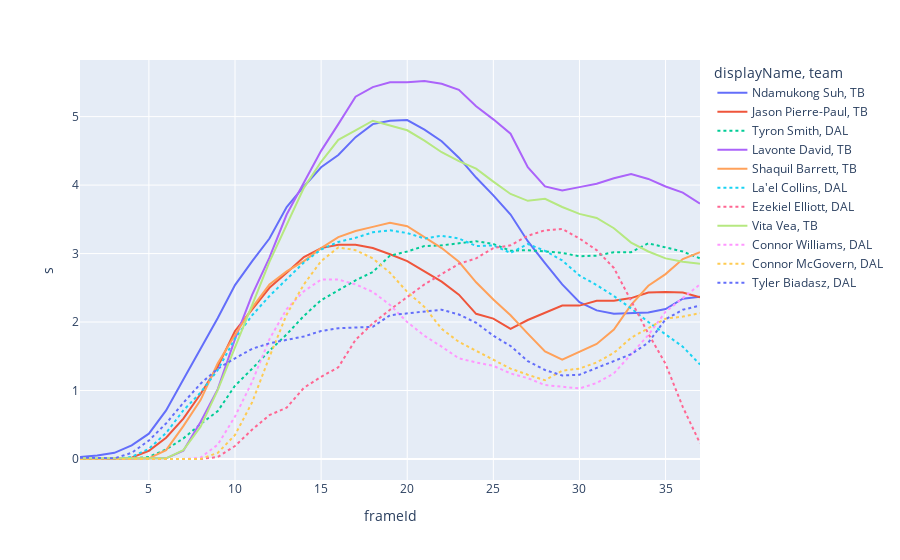

Write notebook code for a chart like this one.
### Code cell
fig_speed_line.show()

### Figure 1 — Plotly figure (JSON) as saved in the notebook; plotly's stock layout.template omitted (floating-point values rounded to 4 significant figures)
{"data": [{"hovertemplate": "displayName=Ndamukong Suh<br>team=TB<br>frameId=%{x}<br>s=%{y}<extra></extra>", "legendgroup": "Ndamukong Suh, TB", "line": {"color": "#636efa", "dash": "solid"}, "marker": {"symbol": "circle"}, "mode": "lines", "name": "Ndamukong Suh, TB", "orientation": "v", "showlegend": true, "type": "scatter", "x": [1, 2, 3, 4, 5, 6, 7, 8, 9, 10, 11, 12, 13, 14, 15, 16, 17, 18, 19, 20, 21, 22, 23, 24, 25, 26, 27, 28, 29, 30, 31, 32, 33, 34, 35, 36, 37], "xaxis": "x", "y": [0.03, 0.05, 0.09, 0.2, 0.37, 0.71, 1.16, 1.6, 2.06, 2.54, 2.89, 3.22, 3.68, 3.98, 4.26, 4.44, 4.7, 4.89, 4.94, 4.95, 4.81, 4.64, 4.4, 4.11, 3.85, 3.57, 3.18, 2.86, 2.55, 2.29, 2.17, 2.12, 2.13, 2.14, 2.19, 2.34, 2.37], "yaxis": "y"}, {"hovertemplate": "displayName=Jason Pierre-Paul<br>team=TB<br>frameId=%{x}<br>s=%{y}<extra></extra>", "legendgroup": "Jason Pierre-Paul, TB", "line": {"color": "#EF553B", "dash": "solid"}, "marker": {"symbol": "circle"}, "mode": "lines", "name": "Jason Pierre-Paul, TB", "orientation": "v", "showlegend": true, "type": "scatter", "x": [1, 2, 3, 4, 5, 6, 7, 8, 9, 10, 11, 12, 13, 14, 15, 16, 17, 18, 19, 20, 21, 22, 23, 24, 25, 26, 27, 28, 29, 30, 31, 32, 33, 34, 35, 36, 37], "xaxis": "x", "y": [0, 0, 0, 0.02, 0.12, 0.31, 0.59, 0.95, 1.35, 1.87, 2.18, 2.5, 2.72, 2.95, 3.08, 3.13, 3.13, 3.08, 2.99, 2.89, 2.74, 2.59, 2.4, 2.12, 2.05, 1.9, 2.03, 2.13, 2.24, 2.24, 2.31, 2.31, 2.35, 2.43, 2.44, 2.43, 2.36], "yaxis": "y"}, {"hovertemplate": "displayName=Tyron Smith<br>team=DAL<br>frameId=%{x}<br>s=%{y}<extra></extra>", "legendgroup": "Tyron Smith, DAL", "line": {"color": "#00cc96", "dash": "dot"}, "marker": {"symbol": "circle"}, "mode": "lines", "name": "Tyron Smith, DAL", "orientation": "v", "showlegend": true, "type": "scatter", "x": [1, 2, 3, 4, 5, 6, 7, 8, 9, 10, 11, 12, 13, 14, 15, 16, 17, 18, 19, 20, 21, 22, 23, 24, 25, 26, 27, 28, 29, 30, 31, 32, 33, 34, 35, 36, 37], "xaxis": "x", "y": [0.01, 0.01, 0.01, 0.01, 0.03, 0.14, 0.3, 0.51, 0.7, 1.07, 1.32, 1.58, 1.82, 2.09, 2.32, 2.47, 2.61, 2.73, 2.97, 3.03, 3.11, 3.12, 3.15, 3.18, 3.14, 3.04, 3.05, 3.03, 3.01, 2.96, 2.97, 3.02, 3.02, 3.15, 3.09, 3.03, 2.93], "yaxis": "y"}, {"hovertemplate": "displayName=Lavonte David<br>team=TB<br>frameId=%{x}<br>s=%{y}<extra></extra>", "legendgroup": "Lavonte David, TB", "line": {"color": "#ab63fa", "dash": "solid"}, "marker": {"symbol": "circle"}, "mode": "lines", "name": "Lavonte David, TB", "orientation": "v", "showlegend": true, "type": "scatter", "x": [1, 2, 3, 4, 5, 6, 7, 8, 9, 10, 11, 12, 13, 14, 15, 16, 17, 18, 19, 20, 21, 22, 23, 24, 25, 26, 27, 28, 29, 30, 31, 32, 33, 34, 35, 36, 37], "xaxis": "x", "y": [0, 0, 0, 0, 0, 0.01, 0.12, 0.54, 1.02, 1.75, 2.4, 2.94, 3.57, 4.03, 4.5, 4.89, 5.29, 5.43, 5.5, 5.5, 5.52, 5.48, 5.39, 5.15, 4.96, 4.75, 4.26, 3.98, 3.92, 3.97, 4.02, 4.1, 4.16, 4.09, 3.98, 3.89, 3.73], "yaxis": "y"}, {"hovertemplate": "displayName=Shaquil Barrett<br>team=TB<br>frameId=%{x}<br>s=%{y}<extra></extra>", "legendgroup": "Shaquil Barrett, TB", "line": {"color": "#FFA15A", "dash": "solid"}, "marker": {"symbol": "circle"}, "mode": "lines", "name": "Shaquil Barrett, TB", "orientation": "v", "showlegend": true, "type": "scatter", "x": [1, 2, 3, 4, 5, 6, 7, 8, 9, 10, 11, 12, 13, 14, 15, 16, 17, 18, 19, 20, 21, 22, 23, 24, 25, 26, 27, 28, 29, 30, 31, 32, 33, 34, 35, 36, 37], "xaxis": "x", "y": [0, 0, 0, 0, 0.01, 0.13, 0.48, 0.86, 1.4, 1.81, 2.21, 2.55, 2.74, 2.89, 3.08, 3.24, 3.33, 3.39, 3.45, 3.4, 3.24, 3.08, 2.88, 2.58, 2.33, 2.1, 1.83, 1.57, 1.45, 1.57, 1.68, 1.89, 2.25, 2.53, 2.7, 2.92, 3.02], "yaxis": "y"}, {"hovertemplate": "displayName=La'el Collins<br>team=DAL<br>frameId=%{x}<br>s=%{y}<extra></extra>", "legendgroup": "La'el Collins, DAL", "line": {"color": "#19d3f3", "dash": "dot"}, "marker": {"symbol": "circle"}, "mode": "lines", "name": "La'el Collins, DAL", "orientation": "v", "showlegend": true, "type": "scatter", "x": [1, 2, 3, 4, 5, 6, 7, 8, 9, 10, 11, 12, 13, 14, 15, 16, 17, 18, 19, 20, 21, 22, 23, 24, 25, 26, 27, 28, 29, 30, 31, 32, 33, 34, 35, 36, 37], "xaxis": "x", "y": [0, 0, 0, 0.03, 0.15, 0.38, 0.71, 0.97, 1.3, 1.76, 2.1, 2.38, 2.63, 2.87, 3.06, 3.17, 3.23, 3.31, 3.34, 3.3, 3.22, 3.26, 3.22, 3.11, 3.12, 3.01, 3.14, 3.04, 2.9, 2.68, 2.54, 2.38, 2.2, 2, 1.82, 1.64, 1.38], "yaxis": "y"}, {"hovertemplate": "displayName=Ezekiel Elliott<br>team=DAL<br>frameId=%{x}<br>s=%{y}<extra></extra>", "legendgroup": "Ezekiel Elliott, DAL", "line": {"color": "#FF6692", "dash": "dot"}, "marker": {"symbol": "circle"}, "mode": "lines", "name": "Ezekiel Elliott, DAL", "orientation": "v", "showlegend": true, "type": "scatter", "x": [1, 2, 3, 4, 5, 6, 7, 8, 9, 10, 11, 12, 13, 14, 15, 16, 17, 18, 19, 20, 21, 22, 23, 24, 25, 26, 27, 28, 29, 30, 31, 32, 33, 34, 35, 36, 37], "xaxis": "x", "y": [0, 0, 0, 0, 0, 0, 0, 0, 0.03, 0.19, 0.43, 0.64, 0.75, 1.04, 1.2, 1.34, 1.74, 1.98, 2.18, 2.36, 2.55, 2.7, 2.85, 2.93, 3.08, 3.12, 3.26, 3.34, 3.36, 3.22, 3.05, 2.79, 2.31, 1.83, 1.39, 0.76, 0.23], "yaxis": "y"}, {"hovertemplate": "displayName=Vita Vea<br>team=TB<br>frameId=%{x}<br>s=%{y}<extra></extra>", "legendgroup": "Vita Vea, TB", "line": {"color": "#B6E880", "dash": "solid"}, "marker": {"symbol": "circle"}, "mode": "lines", "name": "Vita Vea, TB", "orientation": "v", "showlegend": true, "type": "scatter", "x": [1, 2, 3, 4, 5, 6, 7, 8, 9, 10, 11, 12, 13, 14, 15, 16, 17, 18, 19, 20, 21, 22, 23, 24, 25, 26, 27, 28, 29, 30, 31, 32, 33, 34, 35, 36, 37], "xaxis": "x", "y": [0.01, 0.01, 0.01, 0.01, 0, 0.01, 0.13, 0.47, 1.01, 1.62, 2.25, 2.88, 3.42, 3.96, 4.34, 4.66, 4.8, 4.94, 4.87, 4.8, 4.65, 4.48, 4.35, 4.24, 4.05, 3.87, 3.77, 3.8, 3.68, 3.58, 3.52, 3.37, 3.16, 3.03, 2.93, 2.88, 2.85], "yaxis": "y"}, {"hovertemplate": "displayName=Connor Williams<br>team=DAL<br>frameId=%{x}<br>s=%{y}<extra></extra>", "legendgroup": "Connor Williams, DAL", "line": {"color": "#FF97FF", "dash": "dot"}, "marker": {"symbol": "circle"}, "mode": "lines", "name": "Connor Williams, DAL", "orientation": "v", "showlegend": true, "type": "scatter", "x": [1, 2, 3, 4, 5, 6, 7, 8, 9, 10, 11, 12, 13, 14, 15, 16, 17, 18, 19, 20, 21, 22, 23, 24, 25, 26, 27, 28, 29, 30, 31, 32, 33, 34, 35, 36, 37], "xaxis": "x", "y": [0, 0, 0, 0, 0, 0, 0, 0.02, 0.21, 0.62, 1.13, 1.75, 2.19, 2.45, 2.62, 2.62, 2.55, 2.44, 2.25, 2, 1.8, 1.64, 1.47, 1.41, 1.36, 1.25, 1.18, 1.08, 1.05, 1.03, 1.11, 1.25, 1.53, 1.81, 2.15, 2.35, 2.55], "yaxis": "y"}, {"hovertemplate": "displayName=Connor McGovern<br>team=DAL<br>frameId=%{x}<br>s=%{y}<extra></extra>", "legendgroup": "Connor McGovern, DAL", "line": {"color": "#FECB52", "dash": "dot"}, "marker": {"symbol": "circle"}, "mode": "lines", "name": "Connor McGovern, DAL", "orientation": "v", "showlegend": true, "type": "scatter", "x": [1, 2, 3, 4, 5, 6, 7, 8, 9, 10, 11, 12, 13, 14, 15, 16, 17, 18, 19, 20, 21, 22, 23, 24, 25, 26, 27, 28, 29, 30, 31, 32, 33, 34, 35, 36, 37], "xaxis": "x", "y": [0, 0, 0, 0, 0, 0, 0, 0, 0.09, 0.35, 0.83, 1.49, 2.11, 2.55, 2.89, 3.09, 3.05, 2.93, 2.72, 2.44, 2.22, 1.9, 1.71, 1.58, 1.44, 1.32, 1.23, 1.15, 1.29, 1.32, 1.41, 1.55, 1.77, 1.91, 2.05, 2.08, 2.13], "yaxis": "y"}, {"hovertemplate": "displayName=Tyler Biadasz<br>team=DAL<br>frameId=%{x}<br>s=%{y}<extra></extra>", "legendgroup": "Tyler Biadasz, DAL", "line": {"color": "#636efa", "dash": "dot"}, "marker": {"symbol": "circle"}, "mode": "lines", "name": "Tyler Biadasz, DAL", "orientation": "v", "showlegend": true, "type": "scatter", "x": [1, 2, 3, 4, 5, 6, 7, 8, 9, 10, 11, 12, 13, 14, 15, 16, 17, 18, 19, 20, 21, 22, 23, 24, 25, 26, 27, 28, 29, 30, 31, 32, 33, 34, 35, 36, 37], "xaxis": "x", "y": [0.02, 0.01, 0.01, 0.09, 0.27, 0.52, 0.82, 1.1, 1.32, 1.47, 1.61, 1.69, 1.74, 1.79, 1.87, 1.91, 1.92, 1.93, 2.1, 2.13, 2.15, 2.18, 2.11, 1.99, 1.8, 1.65, 1.43, 1.3, 1.22, 1.23, 1.33, 1.43, 1.53, 1.7, 2.04, 2.18, 2.24], "yaxis": "y"}], "layout": {"legend": {"title": {"text": "displayName, team"}, "tracegroupgap": 0}, "margin": {"t": 60}, "xaxis": {"anchor": "y", "domain": [0, 1], "title": {"text": "frameId"}}, "yaxis": {"anchor": "x", "domain": [0, 1], "title": {"text": "s"}}}}
